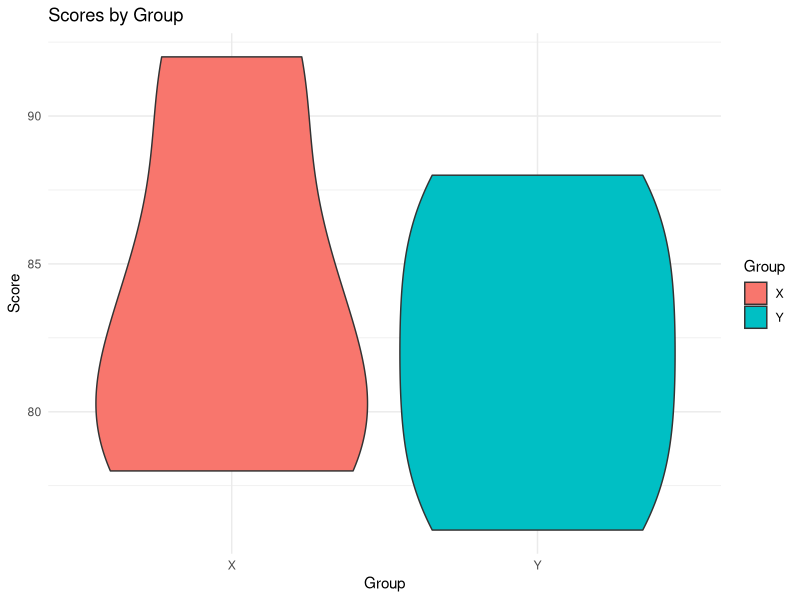

Generate this figure with R:
library(ggplot2)

data <- data.frame(
  Group = c("X", "X", "X", "X", "Y", "Y", "Y", "Y"),
  Score = c(80, 85, 78, 92, 88, 76, 80, 84)
)

ggplot(data, aes(Group, Score, fill = Group)) +
  geom_violin() +
  labs(title = "Scores by Group", x = "Group", y = "Score") +
  theme_minimal()
